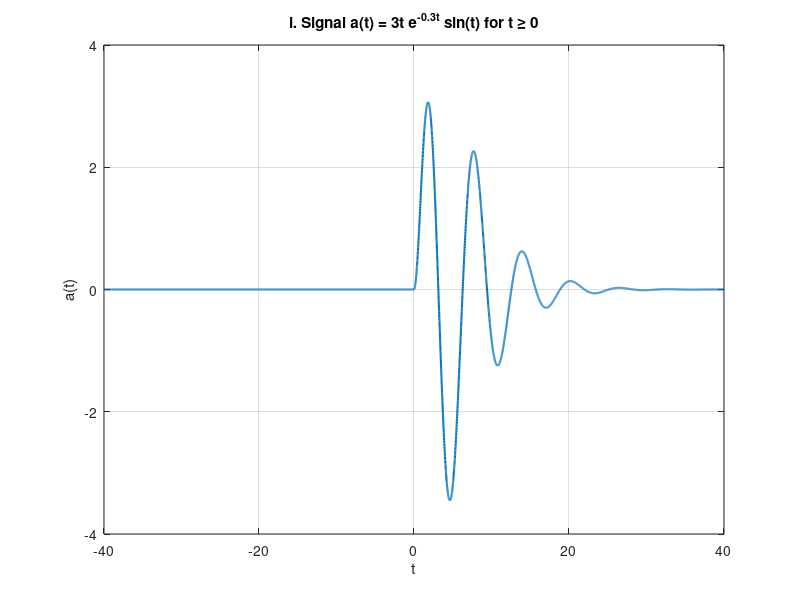
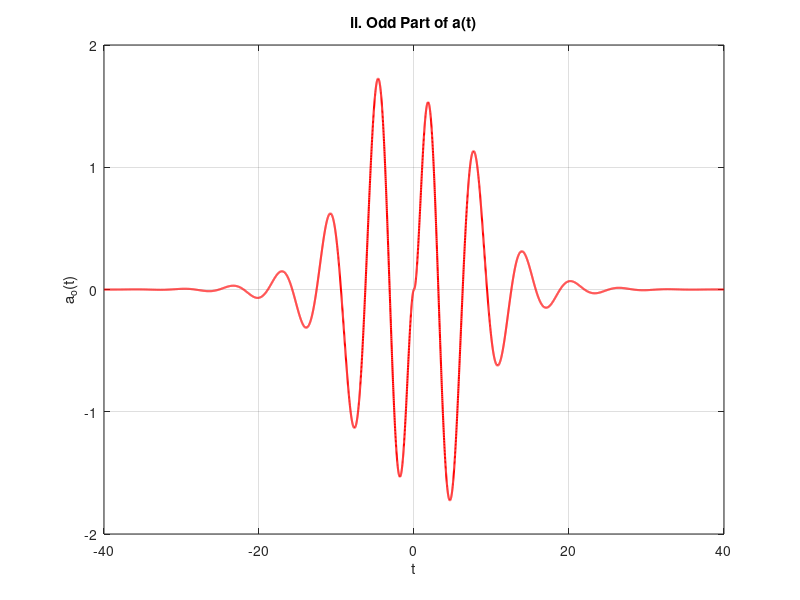
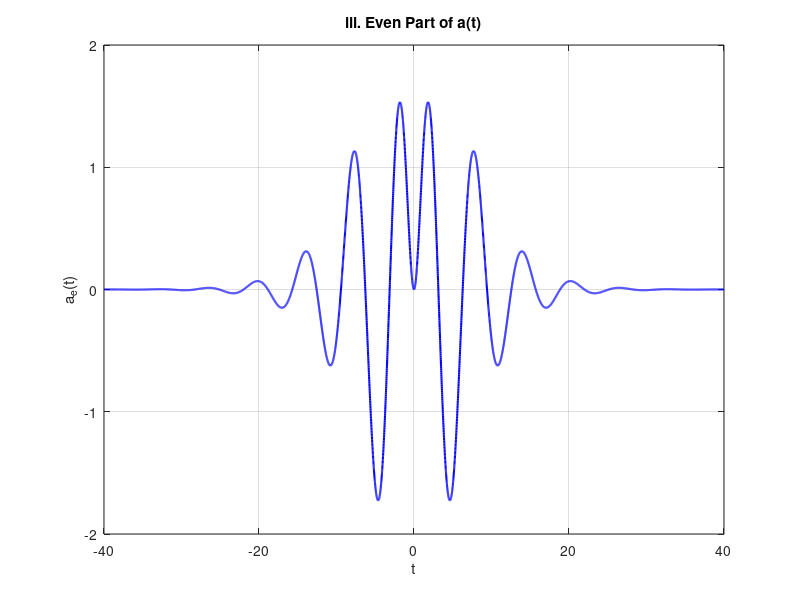
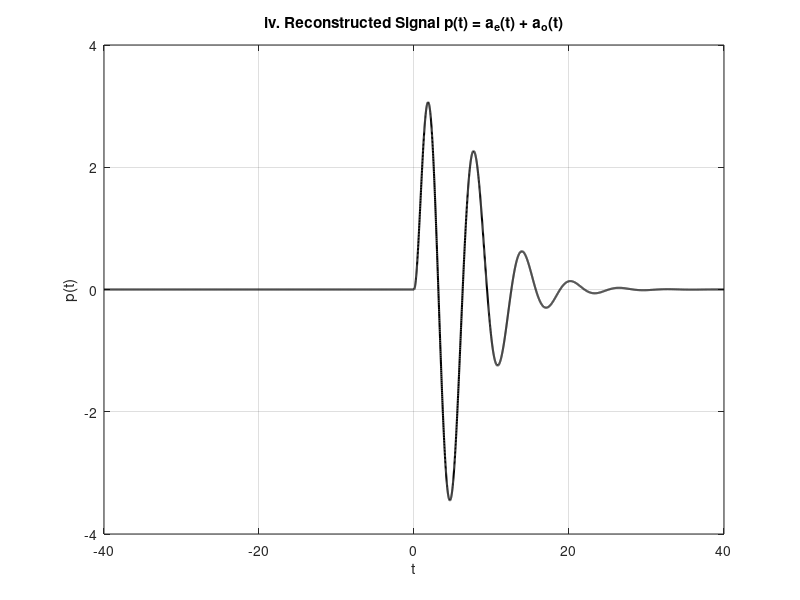

MATLAB code for these plots, in order:
t = -40:0.01:40;

% Original signal a(t) defined only for t >= 0
a = @(t) 3 * t .* exp(-0.3 * t) .* sin(t);
a_t = a(t) .* double(t >= 0); % zero for t < 0

% Even and odd decompositions
a_neg_t = a(-t) .* double(-t >= 0); % zero for t > 0

a_even = 0.5 * (a_t + a_neg_t); % even component
a_odd  = 0.5 * (a_t - a_neg_t); % odd component

% Reconstructed signal
p_t = a_even + a_odd;

% Plot i: a(t)
figure;
plot(t, a_t, 'LineWidth', 1.5);
title('i. Signal a(t) = 3t e^{-0.3t} sin(t) for t ≥ 0');
xlabel('t'); ylabel('a(t)');
grid on;

% Plot ii: odd part
figure;
plot(t, a_odd, 'r', 'LineWidth', 1.5);
title('ii. Odd Part of a(t)');
xlabel('t'); ylabel('a_o(t)');
grid on;

% Plot iii: even part
figure;
plot(t, a_even, 'b', 'LineWidth', 1.5);
title('iii. Even Part of a(t)');
xlabel('t'); ylabel('a_e(t)');
grid on;

% Plot iv: reconstructed signal
figure;
plot(t, p_t, 'k', 'LineWidth', 1.5);
title('iv. Reconstructed Signal p(t) = a_e(t) + a_o(t)');
xlabel('t'); ylabel('p(t)');
grid on;
